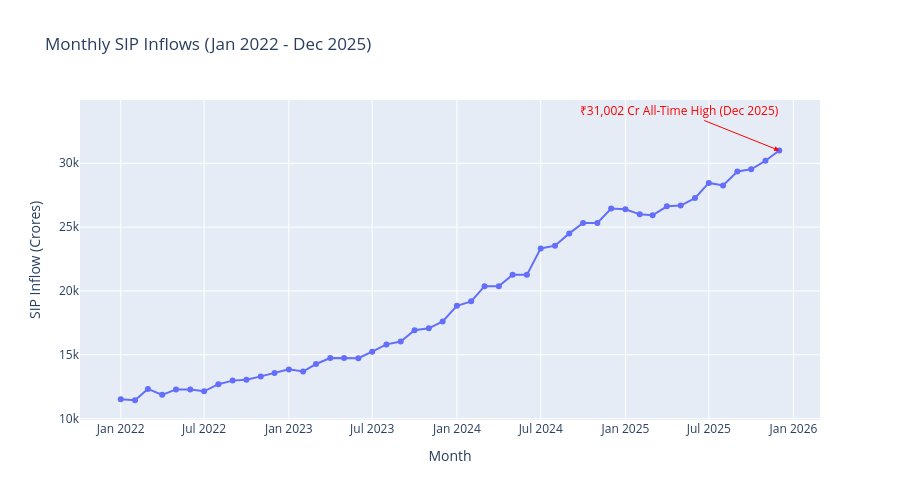

Write notebook code for a chart like this one.
### Code cell
# TASK 3 - SIP Inflow Time Series (Jan 2022 - Dec 2025)

sip_df['month'] = pd.to_datetime(sip_df['month'])

fig = px.line(sip_df,
              x='month',
              y='sip_inflow_crore',
              title='Monthly SIP Inflows (Jan 2022 - Dec 2025)',
              markers=True)

# Annotate all time high Dec 2025
fig.add_annotation(x='2025-12-01',
                   y=31002,
                   text="₹31,002 Cr All-Time High (Dec 2025)",
                   showarrow=True,
                   arrowhead=2,
                   arrowcolor="red",
                   font=dict(color="red", size=12),
                   ax=-100, ay=-40)

fig.update_layout(height=500,
                  xaxis_title='Month',
                  yaxis_title='SIP Inflow (Crores)')

fig.show()
fig.write_html("reports/task3_sip_inflow.html")
print("Task 3 Done! ")

### Figure 1 — Plotly figure (JSON) as saved in the notebook; plotly's stock layout.template omitted (floating-point values rounded to 4 significant figures)
{"data": [{"hovertemplate": "month=%{x}<br>sip_inflow_crore=%{y}<extra></extra>", "legendgroup": "", "line": {"color": "#636efa", "dash": "solid"}, "marker": {"symbol": "circle"}, "mode": "lines+markers", "name": "", "orientation": "v", "showlegend": false, "type": "scatter", "x": ["2022-01-01T00:00:00.000000", "2022-02-01T00:00:00.000000", "2022-03-01T00:00:00.000000", "2022-04-01T00:00:00.000000", "2022-05-01T00:00:00.000000", "2022-06-01T00:00:00.000000", "2022-07-01T00:00:00.000000", "2022-08-01T00:00:00.000000", "2022-09-01T00:00:00.000000", "2022-10-01T00:00:00.000000", "2022-11-01T00:00:00.000000", "2022-12-01T00:00:00.000000", "2023-01-01T00:00:00.000000", "2023-02-01T00:00:00.000000", "2023-03-01T00:00:00.000000", "2023-04-01T00:00:00.000000", "2023-05-01T00:00:00.000000", "2023-06-01T00:00:00.000000", "2023-07-01T00:00:00.000000", "2023-08-01T00:00:00.000000", "2023-09-01T00:00:00.000000", "2023-10-01T00:00:00.000000", "2023-11-01T00:00:00.000000", "2023-12-01T00:00:00.000000", "2024-01-01T00:00:00.000000", "2024-02-01T00:00:00.000000", "2024-03-01T00:00:00.000000", "2024-04-01T00:00:00.000000", "2024-05-01T00:00:00.000000", "2024-06-01T00:00:00.000000", "2024-07-01T00:00:00.000000", "2024-08-01T00:00:00.000000", "2024-09-01T00:00:00.000000", "2024-10-01T00:00:00.000000", "2024-11-01T00:00:00.000000", "2024-12-01T00:00:00.000000", "2025-01-01T00:00:00.000000", "2025-02-01T00:00:00.000000", "2025-03-01T00:00:00.000000", "2025-04-01T00:00:00.000000", "2025-05-01T00:00:00.000000", "2025-06-01T00:00:00.000000", "2025-07-01T00:00:00.000000", "2025-08-01T00:00:00.000000", "2025-09-01T00:00:00.000000", "2025-10-01T00:00:00.000000", "2025-11-01T00:00:00.000000", "2025-12-01T00:00:00.000000"], "xaxis": "x", "y": [11517, 11438, 12328, 11863, 12286, 12276, 12140, 12694, 12976, 13040, 13306, 13573, 13856, 13687, 14276, 14749, 14749, 14734, 15245, 15814, 16042, 16928, 17073, 17610, 18838, 19187, 20371, 20371, 21262, 21262, 23332, 23547, 24509, 25323, 25320, 26459, 26400, 25999, 25926, 26632, 26688, 27274, 28464, 28265, 29361, 29529, 30200, 31002], "yaxis": "y"}], "layout": {"annotations": [{"arrowcolor": "red", "arrowhead": 2, "ax": -100, "ay": -40, "font": {"color": "red", "size": 12}, "showarrow": true, "text": "₹31,002 Cr All-Time High (Dec 2025)", "x": "2025-12-01", "y": 31002}], "height": 500, "legend": {"tracegroupgap": 0}, "title": {"text": "Monthly SIP Inflows (Jan 2022 - Dec 2025)"}, "xaxis": {"anchor": "y", "domain": [0, 1], "title": {"text": "Month"}}, "yaxis": {"anchor": "x", "domain": [0, 1], "title": {"text": "SIP Inflow (Crores)"}}}}
